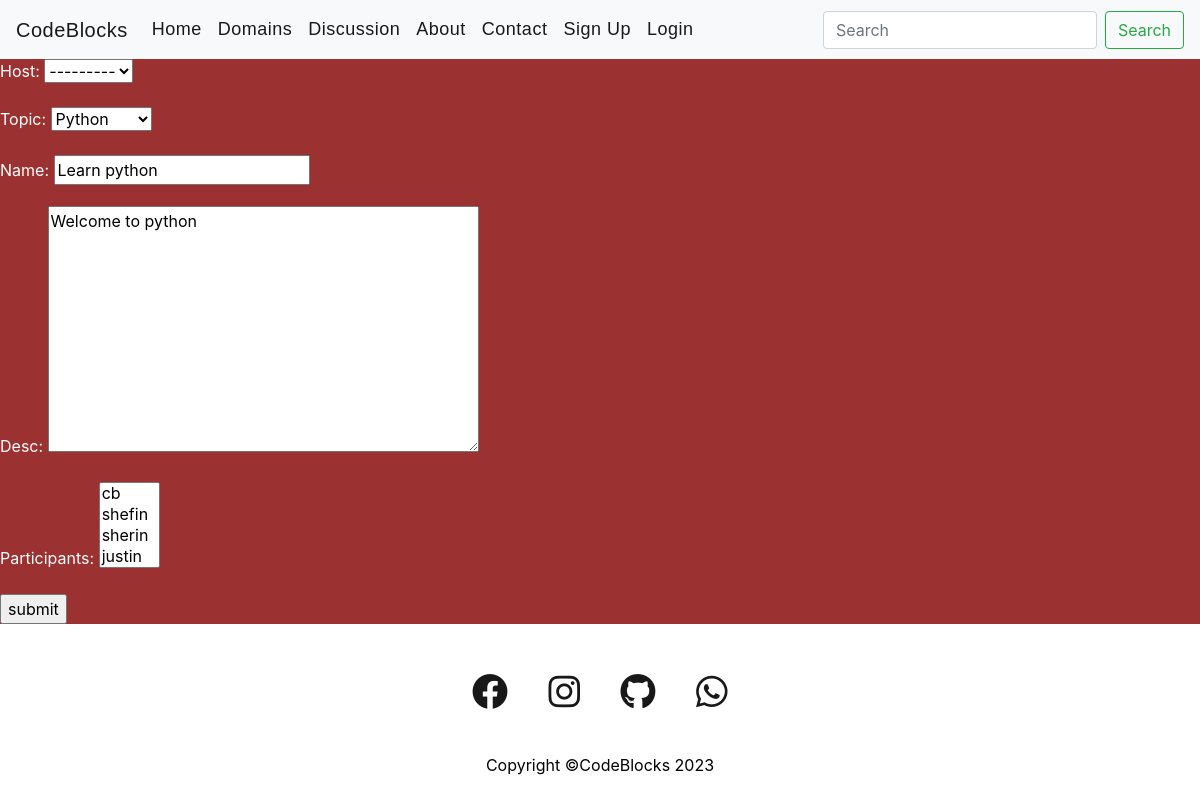
/update-room/2, run on an earlier commit of the app's database.
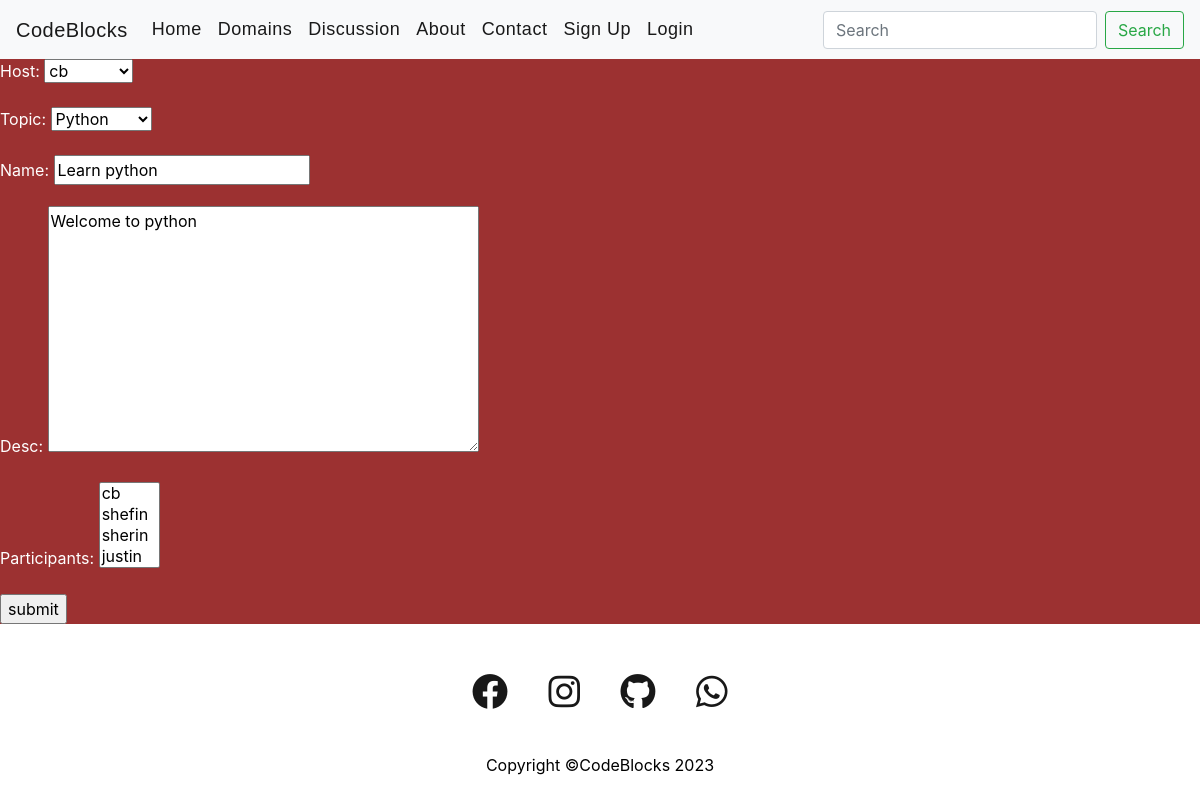
And on a later commit of the database.
### cbapp/models.py (models this page shows, shortened)
class Room(models.Model):
    host = models.ForeignKey(User,on_delete=models.SET_NULL,null=True)
    topic = models.ForeignKey(Topic,on_delete=models.SET_NULL,null=True)
    name = models.CharField(max_length=200)
    desc = models.TextField(null=True , blank=True)
    participants = models.ManyToManyField(User,related_name='participants', blank=True)
    updated = models.DateTimeField(auto_now=True)
    created = models.DateTimeField(auto_now_add=True)
    class Meta:
        ordering=['-updated' , '-created']

### cbapp/views.py (the view)
# urls.py: path('update-room/<str:pk>',views.updateRoom,name='update-room'),
def updateRoom(request,pk):
    rooms = Room.objects.get(id=pk)
    form=Roomform(instance=rooms)
    if request.method=='POST':
        '''print(request.POST)'''
        form=Roomform(request.POST,instance=rooms)
        if form.is_valid():
            form.save()
        return redirect("home")
    context={'form':form}
    return render(request,'cbapp/roomform.html',context)

### cbapp/forms.py
class Roomform(ModelForm):
    class Meta:
        model=Room
        fields= '__all__'

### cbapp/models.py (called while the page is built)
    def __str__(self):
        return self.name

### cbapp/templates/cbapp/roomform.html (shortened to what this page needs)
{% extends 'base.html' %}
{% block content %}
<form action="" method="post">
    {{form.as_p}}
    <input type="submit" value="submit" >
</form>
{% endblock %}

What changed in the data, as far as the page shows it:
changed Room "Python": host "---------" → "cb"
